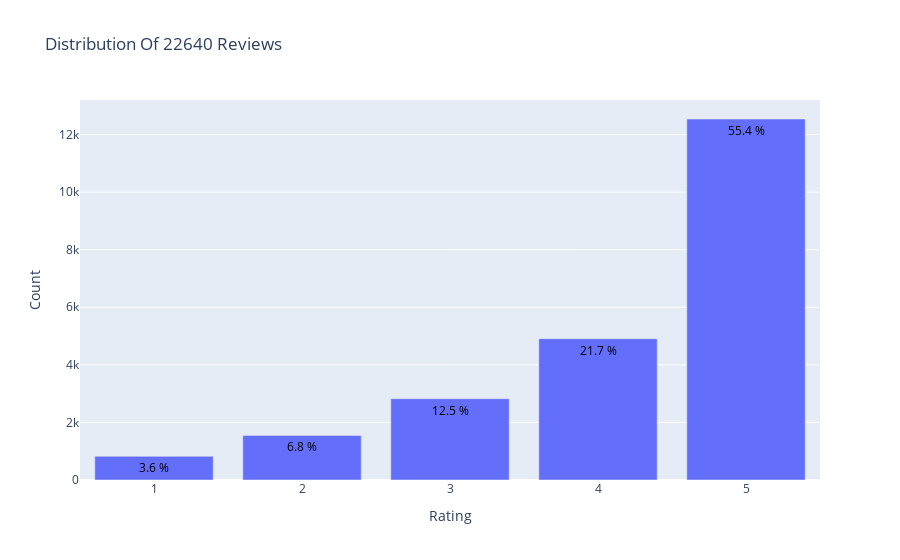

Source (notebook cell):
### Code cell
from plotly.offline import init_notebook_mode, plot, iplot
import plotly.graph_objs as go
from plotly.io import to_image
init_notebook_mode(connected=True)

data = df['Rating'].value_counts().sort_index(ascending=False)
trace = go.Bar(x = data.index,
               text = ['{:.1f} %'.format(val) for val in (data.values / df.shape[0] * 100)],
               textposition = 'auto',
               textfont = dict(color = '#000000'),
               y = data.values,
               )
# Create layout
layout = dict(title = 'Distribution Of {} Reviews'.format(df.shape[0]),
              xaxis = dict(title = 'Rating'),
              yaxis = dict(title = 'Count'))
# Create plot
fig = go.Figure(data=[trace], layout=layout)
iplot(fig)

 # Do this first so we don't create a file if image conversion fails
img_data = to_image(fig,
        format='png',
        width=800,
        height=500,
        scale=5)

#fig.write_image("images/reviews_distribution.png", scale=5)

### Figure 1 — Plotly figure (JSON) as saved in the notebook; plotly's stock layout.template omitted (floating-point values rounded to 4 significant figures)
{"data": [{"text": ["55.4 %", "21.7 %", "12.5 %", "6.8 %", "3.6 %"], "textfont": {"color": "#000000"}, "textposition": "auto", "type": "bar", "x": [5, 4, 3, 2, 1], "y": [12539, 4908, 2823, 1549, 821]}], "layout": {"title": {"text": "Distribution Of 22640 Reviews"}, "xaxis": {"title": {"text": "Rating"}}, "yaxis": {"title": {"text": "Count"}}}}
